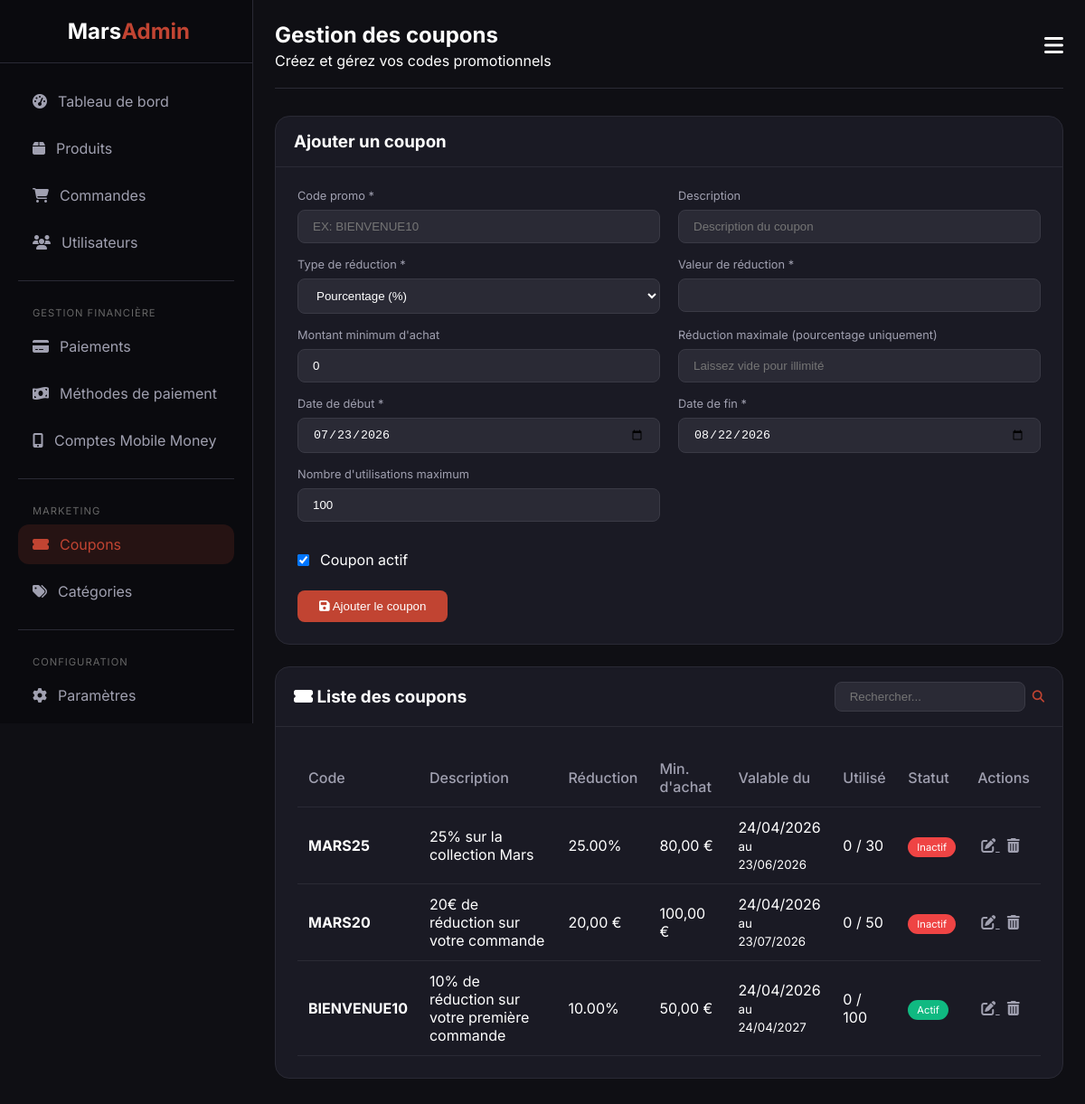
Page /admin/coupons.php (signed in) on the committed database.
### tables this page shows
CREATE TABLE coupons (
    id INT AUTO_INCREMENT PRIMARY KEY,
    code VARCHAR(50) UNIQUE NOT NULL,
    description VARCHAR(255),
    discount_type ENUM('percentage', 'fixed') DEFAULT 'percentage',
    discount_value DECIMAL(10,2) NOT NULL,
    min_order_amount DECIMAL(10,2) DEFAULT 0,
    max_discount DECIMAL(10,2) DEFAULT NULL,
    valid_from DATE NOT NULL,
    valid_to DATE NOT NULL,
    usage_limit INT DEFAULT 1,
    used_count INT DEFAULT 0,
    per_user_limit INT DEFAULT 1,
    is_active BOOLEAN DEFAULT TRUE,
    created_at TIMESTAMP DEFAULT CURRENT_TIMESTAMP,
    INDEX idx_code (code),
    INDEX idx_valid (valid_from, valid_to),
    INDEX idx_active (is_active)
);

### includes/functions.php (called while the page is built, shortened)
<?php
function formatPrice(float $price): string {
    return number_format($price, 2, ',', ' ') . ' €';
}
function clean(?string $string): string {
    return htmlspecialchars($string ?? '', ENT_QUOTES, 'UTF-8');
}

### admin/coupons.php (the view, shortened to what this page needs)
<?php
require_once '../includes/functions.php';
$conn = getConnection();
$search = isset($_GET['search']) ? clean($_GET['search']) : '';
$sql = "SELECT * FROM coupons WHERE 1=1";
$sql .= " ORDER BY id DESC";
$stmt = $conn->prepare($sql);
if ($search) {
    $search_param = "%$search%";
    $stmt->execute([$search_param, $search_param]);
} else {
    $stmt->execute();
}
$coupons = $stmt->fetchAll();
$edit_coupon = null;
?>
<!DOCTYPE html>
<html lang="fr">
<head>
    <link rel="stylesheet" href="https://cdnjs.cloudflare.com/ajax/libs/font-awesome/6.4.0/css/all.min.css">
</head>
<body>
<div class="admin-wrapper">
    <?php include 'includes/sidebar.php'; ?>
    <main class="admin-main">
        <div class="admin-header">
            <div class="page-title">
                <h1>Gestion des coupons</h1>
                <p>Créez et gérez vos codes promotionnels</p>
            </div>
            <div class="admin-user">
                <button class="mobile-toggle" id="mobileToggle" style="background:none;border:none;color:white;font-size:1.5rem;cursor:pointer;">
                    <i class="fas fa-bars"></i>
                </button>
            </div>
        </div>
        <div class="card">
            <div class="card-header">
                <h3><?php echo $edit_coupon ? 'Modifier le coupon' : 'Ajouter un coupon'; ?></h3>
            </div>
            <div class="card-body">
                <form method="POST">
                    <div class="form-row">
                        <div class="form-group">
                            <label>Code promo *</label>
                            <input type="text" name="code" required value="<?php echo $edit_coupon['code'] ?? ''; ?>" placeholder="EX: BIENVENUE10">
                        </div>
                        <div class="form-group">
                            <label>Description</label>
                            <input type="text" name="description" value="<?php echo $edit_coupon['description'] ?? ''; ?>" placeholder="Description du coupon">
                        </div>
                    </div>
                    <div class="form-row">
                        <div class="form-group">
                            <label>Type de réduction *</label>
                            <select name="discount_type" required>
                                <option value="percentage" <?php echo ($edit_coupon['discount_type'] ?? '') == 'percentage' ? 'selected' : ''; ?>>Pourcentage (%)</option>
                            </select>
                        </div>
                        <div class="form-group">
                            <label>Valeur de réduction *</label>
                            <input type="number" step="0.01" name="discount_value" required value="<?php echo $edit_coupon['discount_value'] ?? ''; ?>">
                        </div>
                    </div>
                    <div class="form-row">
                        <div class="form-group">
                            <label>Montant minimum d'achat</label>
                            <input type="number" step="0.01" name="min_order_amount" value="<?php echo $edit_coupon['min_order_amount'] ?? 0; ?>">
                        </div>
                        <div class="form-group">
                            <label>Réduction maximale (pourcentage uniquement)</label>
                            <input type="number" step="0.01" name="max_discount" value="<?php echo $edit_coupon['max_discount'] ?? ''; ?>" placeholder="Laissez vide pour illimité">
                        </div>
                    </div>
                    <div class="form-row">
                        <div class="form-group">
                            <label>Date de début *</label>
                            <input type="date" name="valid_from" required value="<?php echo $edit_coupon['valid_from'] ?? date('Y-m-d'); ?>">
                        </div>
                        <div class="form-group">
                            <label>Date de fin *</label>
                            <input type="date" name="valid_to" required value="<?php echo $edit_coupon['valid_to'] ?? date('Y-m-d', strtotime('+30 days')); ?>">
                        </div>
                    </div>
                    <div class="form-row">
                        <div class="form-group">
                            <label>Nombre d'utilisations maximum</label>
                            <input type="number" name="usage_limit" value="<?php echo $edit_coupon['usage_limit'] ?? 100; ?>">
                        </div>
                    </div>
                    <div class="checkbox-group">
                        <input type="checkbox" name="is_active" id="is_active" value="1" <?php echo ($edit_coupon['is_active'] ?? 1) ? 'checked' : ''; ?>>
                        <label for="is_active">Coupon actif</label>
                    </div>
                    <div style="margin-top: 24px;">
                        <button type="submit" class="btn-submit">
                            <i class="fas fa-save"></i> <?php echo $edit_coupon ? 'Modifier' : 'Ajouter'; ?> le coupon
                        </button>
                    </div>
                </form>
            </div>
        </div>
        <div class="card">
            <div class="card-header">
                <h3><i class="fas fa-ticket-alt"></i> Liste des coupons</h3>
                <form method="GET" class="search-form">
                    <input type="text" name="search" class="search-input" placeholder="Rechercher..." value="<?php echo clean($search); ?>">
                    <button type="submit" style="background:none;border:none;color:#c14432;"><i class="fas fa-search"></i></button>
                </form>
            </div>
            <div class="card-body">
                <?php if(count($coupons) > 0): ?>
                <table>
                    <thead>
                        <tr>
                            <th>Code</th>
                            <th>Description</th>
                            <th>Réduction</th>
                            <th>Min. d'achat</th>
                            <th>Valable du</th>
                            <th>Utilisé</th>
                            <th>Statut</th>
                            <th>Actions</th>
                        </tr>
                    </thead>
                    <tbody>
                        <?php foreach($coupons as $coupon): ?>
                        <tr>
                            <td><strong><?php echo $coupon['code']; ?></strong></td>
                            <td><?php echo clean($coupon['description']); ?></td>
                            <td>
                                <?php if($coupon['discount_type'] == 'percentage'): ?>
                                <?php echo $coupon['discount_value']; ?>%
                                <?php else: ?>
                                <?php echo formatPrice($coupon['discount_value']); ?>
                                <?php endif; ?>
                            </td>
                            <td><?php echo $coupon['min_order_amount'] > 0 ? formatPrice($coupon['min_order_amount']) : 'Aucun'; ?></td>
                            <td><?php echo date('d/m/Y', strtotime($coupon['valid_from'])); ?> <br>
                            <small>au <?php echo date('d/m/Y', strtotime($coupon['valid_to'])); ?></small>
                            </td>
                            <td><?php echo $coupon['used_count']; ?> / <?php echo $coupon['usage_limit']; ?></td>
                            <td>
                                <?php if($coupon['is_active'] && strtotime($coupon['valid_to']) >= time()): ?>
                                <span class="badge-active">Actif</span>
                                <?php else: ?>
                                <span class="badge-inactive">Inactif</span>
                                <?php endif; ?>
                            </td>
                            <td>
                                <a href="?edit=<?php echo $coupon['id']; ?>" class="btn-icon" title="Modifier">
                                    <i class="fas fa-edit"></i>
                                </a>
                                <a href="?delete=<?php echo $coupon['id']; ?>" class="btn-icon" onclick="return confirm('Supprimer ce coupon ?')" title="Supprimer">
                                    <i class="fas fa-trash-alt"></i>
                                </a>
                            </td>
                        </tr>
                        <?php endforeach; ?>
                    </tbody>
                </table>
                <?php endif; ?>
            </div>
        </div>
    </main>
</div>
</body>
</html>

### admin/coupons.php (style rules this page uses)
* { margin: 0; padding: 0; box-sizing: border-box; }
body { font-family: 'Inter', sans-serif; background: #0f0f14; color: #ffffff; }
.admin-wrapper { display: flex; min-height: 100vh; }
.admin-main { flex: 1; margin-left: 280px; padding: 24px; }
.admin-header { display: flex; justify-content: space-between; align-items: center; margin-bottom: 30px; padding-bottom: 20px; border-bottom: 1px solid #2a2a35; }
.page-title h1 { font-size: 1.5rem; margin-bottom: 4px; }
.card { background: #1a1a24; border: 1px solid #2a2a35; border-radius: 16px; overflow: hidden; margin-bottom: 24px; }
.card-header { padding: 16px 20px; border-bottom: 1px solid #2a2a35; display: flex; justify-content: space-between; align-items: center; flex-wrap: wrap; gap: 16px; }
.card-body { padding: 24px; }
.form-row { display: grid; grid-template-columns: 1fr 1fr; gap: 20px; }
.form-group { margin-bottom: 16px; }
.form-group label { display: block; margin-bottom: 8px; font-size: 0.8rem; color: #a0a0b0; }
.form-group input, .form-group select, .form-group textarea { width: 100%; padding: 10px 16px; background: #2a2a35; border: 1px solid #3a3a45; border-radius: 8px; color: white; }
.checkbox-group { display: flex; align-items: center; gap: 12px; margin-top: 16px; }
.btn-submit { background: #c14432; color: white; padding: 10px 24px; border: none; border-radius: 8px; cursor: pointer; }
table { width: 100%; border-collapse: collapse; }
th, td { padding: 12px; text-align: left; border-bottom: 1px solid #2a2a35; }
th { color: #a0a0b0; font-weight: 500; }
.badge-active { background: #10b981; padding: 4px 10px; border-radius: 20px; font-size: 0.7rem; }
.badge-inactive { background: #ef4444; padding: 4px 10px; border-radius: 20px; font-size: 0.7rem; }
.btn-icon { background: none; border: none; color: #a0a0b0; cursor: pointer; margin: 0 4px; }
.search-form { display: flex; gap: 8px; }
.search-input { padding: 8px 16px; background: #2a2a35; border: 1px solid #3a3a45; border-radius: 8px; color: white; }

### rows in the picture
coupons: code "MARS25", description "25% sur la collection Mars", discount_value "25.00", min_order_amount "80,00 €", valid_from "24/04/2026", valid_to "23/06/2026", used_count "0", usage_limit "30", is_active "Inactif"
coupons: code "MARS20", description "20€ de réduction sur votre commande", discount_value "20,00 €", min_order_amount "100,00 €", valid_from "24/04/2026", valid_to "23/07/2026", used_count "0", usage_limit "50", is_active "Inactif"
coupons: code "BIENVENUE10", description "10% de réduction sur votre première commande", discount_value "10.00", min_order_amount "50,00 €", valid_from "24/04/2026", valid_to "24/04/2027", used_count "0", usage_limit "100", is_active "Actif"
